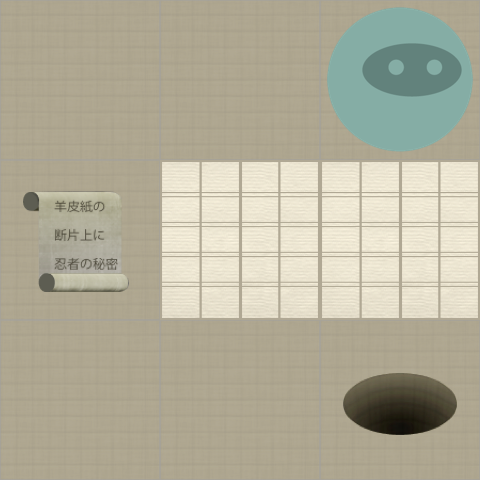

Tiled map render using the project's own tile images. Description and the map definition, with tile-layer contents summarised, below:
An orthogonal 3x3 tile map with 160x160 px tiles, 2 tile layers (Level, Actors).

<map version="1.0" orientation="orthogonal" width="3" height="3" tilewidth="160" tileheight="160">
 <properties>
  <property name="moves" value="6" />
 </properties>
 <tileset firstgid="1" name="tiles" tilewidth="160" tileheight="160" spacing="2" margin="2">
  <image source="tiles-ipadhd.png" width="1024" height="1024" />
  <tile id="0">
   <properties>
    <property name="actor" value="exit" />
   </properties>
  </tile>
  <tile id="2">
   <properties>
    <property name="actor" value="guard" />
    <property name="direction" value="down" />
   </properties>
  </tile>
  <tile id="3">
   <properties>
    <property name="actor" value="guard" />
    <property name="direction" value="left" />
   </properties>
  </tile>
  <tile id="4">
   <properties>
    <property name="actor" value="guard" />
    <property name="direction" value="right" />
   </properties>
  </tile>
  <tile id="5">
   <properties>
    <property name="actor" value="guard" />
    <property name="direction" value="up" />
   </properties>
  </tile>
  <tile id="7">
   <properties>
    <property name="actor" value="player" />
   </properties>
  </tile>
  <tile id="8">
   <properties>
    <property name="actor" value="scroll" />
   </properties>
  </tile>
  <tile id="9">
   <properties>
    <property name="wall" value="1" />
   </properties>
  </tile>
 </tileset>
 <layer name="Level" width="3" height="3">
  <data>[9 cells, 9 non-empty, 2 distinct tile ids]</data>
 </layer>
 <layer name="Actors" width="3" height="3">
  <data>[9 cells, 3 non-empty, 3 distinct tile ids]</data>
 </layer>
</map>
